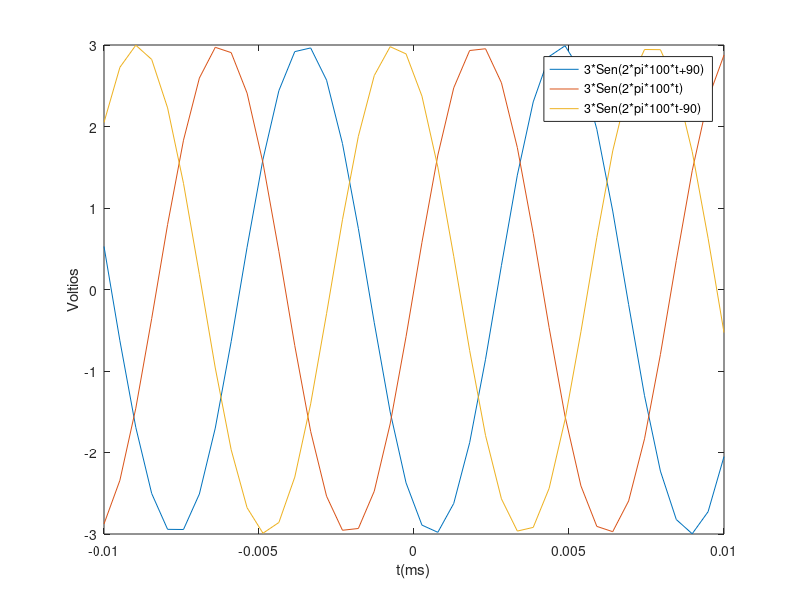
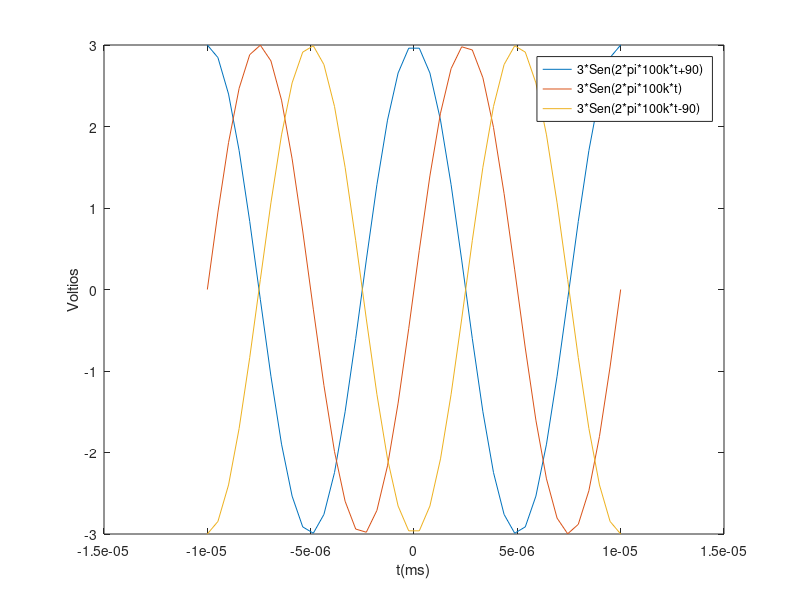

These charts were generated, in order, by the following MATLAB code:
clearvars
clc
A = 3;
f = 100;
w = 2*pi*f;
Desfase = pi/2;
T = 1/f;
t = linspace(-10e-3,10e-3,40);
x1 = A*sin(w*(180/pi)*t+Desfase*(180/pi));
x2 = A*sin(w*(180/pi)*t);
x3 = A*sin(w*(180/pi)*t-Desfase*(180/pi));
figure
plot(t,x1);
hold on
plot(t,x2);
hold on
plot(t,x3);
xlabel('t(ms)');
ylabel('Voltios');
legend('3*Sen(2*pi*100*t+90)','3*Sen(2*pi*100*t)','3*Sen(2*pi*100*t-90)');

A = 3;
f = 100e3;
w = 2*pi*f;
Desfase = pi/2;
T = 1/f;
t = linspace(-10e-6,10e-6,40);
x1 = A*sin(w*t+Desfase);
x2 = A*sin(w*t);
x3 = A*sin(w*t-Desfase);
figure
plot(t,x1);
hold on
plot(t,x2);
hold on
plot(t,x3);
xlabel('t(ms)');
ylabel('Voltios');
legend('3*Sen(2*pi*100k*t+90)','3*Sen(2*pi*100k*t)','3*Sen(2*pi*100k*t-90)');
